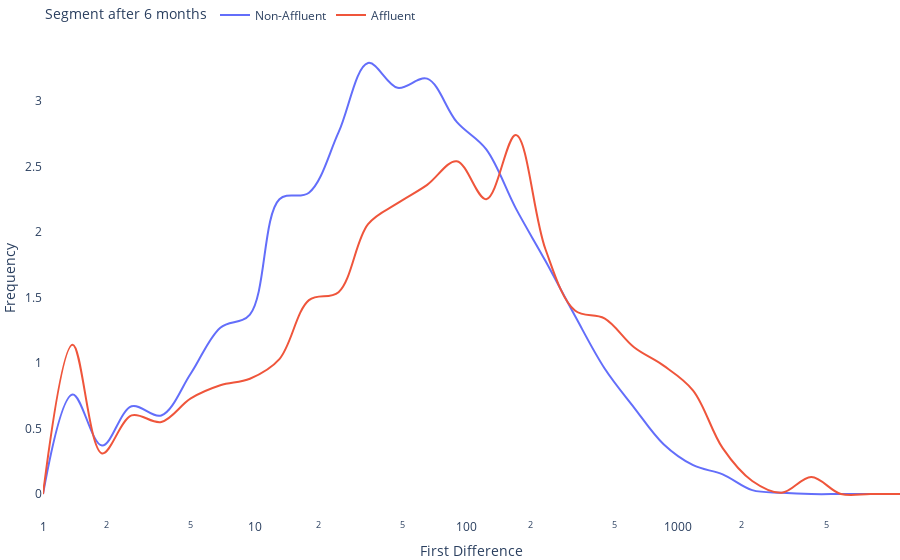

Notebook code cell kept with this figure:
### Code cell
# vis
tmp = df_X_avg[df_X_avg['Type'] == 'credit']
xlab = 'Transaction Amount' if selected == 'transact' else 'First Difference'
fig = px.line(tmp, x=xlab, y="Frequency", color='Segment after 6 months', line_shape='spline', log_x=True)
fig.update_layout(
		margin=dict(l=0, r=0, t=0, b=0),
		paper_bgcolor='rgba(0,0,0,0)',
		plot_bgcolor='rgba(0,0,0,0)',
		legend=dict(
		    orientation="h",
		    yanchor="bottom",
		    y=1.02,
		    xanchor="left",
		    x=0
		)
	)
fig.show()

### Figure 1 — Plotly figure (JSON) as saved in the notebook; plotly's stock layout.template omitted (floating-point values rounded to 4 significant figures)
{"data": [{"hovertemplate": "Segment after 6 months=Non-Affluent<br>First Difference=%{x}<br>Frequency=%{y}<extra></extra>", "legendgroup": "Non-Affluent", "line": {"color": "#636efa", "dash": "solid", "shape": "spline"}, "mode": "lines", "name": "Non-Affluent", "orientation": "v", "showlegend": true, "type": "scatter", "x": [1, 1.38, 1.9, 2.62, 3.62, 4.99, 6.88, 9.49, 13.08, 18.04, 24.88, 34.31, 47.32, 65.25, 89.99, 124.1, 171.1, 236.0, 325.5, 448.8, 619.0, 853.6, 1177.0, 1623.0, 2239.0, 3087.0, 4258.0, 5872.0, 8097.0, 11170.0], "xaxis": "x", "y": [0, 0.76, 0.37, 0.67, 0.6, 0.92, 1.27, 1.37, 2.25, 2.3, 2.76, 3.29, 3.1, 3.17, 2.84, 2.63, 2.18, 1.78, 1.36, 0.96, 0.66, 0.38, 0.22, 0.15, 0.03, 0.01, 0, 0, 0, 0], "yaxis": "y"}, {"hovertemplate": "Segment after 6 months=Affluent<br>First Difference=%{x}<br>Frequency=%{y}<extra></extra>", "legendgroup": "Affluent", "line": {"color": "#EF553B", "dash": "solid", "shape": "spline"}, "mode": "lines", "name": "Affluent", "orientation": "v", "showlegend": true, "type": "scatter", "x": [1, 1.38, 1.9, 2.62, 3.62, 4.99, 6.88, 9.49, 13.08, 18.04, 24.88, 34.31, 47.32, 65.25, 89.99, 124.1, 171.1, 236.0, 325.5, 448.8, 619.0, 853.6, 1177.0, 1623.0, 2239.0, 3087.0, 4258.0, 5872.0, 8097.0, 11170.0], "xaxis": "x", "y": [0, 1.14, 0.31, 0.6, 0.55, 0.73, 0.83, 0.88, 1.03, 1.48, 1.54, 2.06, 2.22, 2.36, 2.54, 2.25, 2.74, 1.87, 1.4, 1.34, 1.12, 0.98, 0.79, 0.35, 0.1, 0.01, 0.13, 0, 0, 0], "yaxis": "y"}], "layout": {"legend": {"orientation": "h", "title": {"text": "Segment after 6 months"}, "tracegroupgap": 0, "x": 0, "xanchor": "left", "y": 1.02, "yanchor": "bottom"}, "margin": {"b": 0, "l": 0, "r": 0, "t": 0}, "paper_bgcolor": "rgba(0,0,0,0)", "plot_bgcolor": "rgba(0,0,0,0)", "xaxis": {"anchor": "y", "domain": [0, 1], "title": {"text": "First Difference"}, "type": "log"}, "yaxis": {"anchor": "x", "domain": [0, 1], "title": {"text": "Frequency"}}}}
